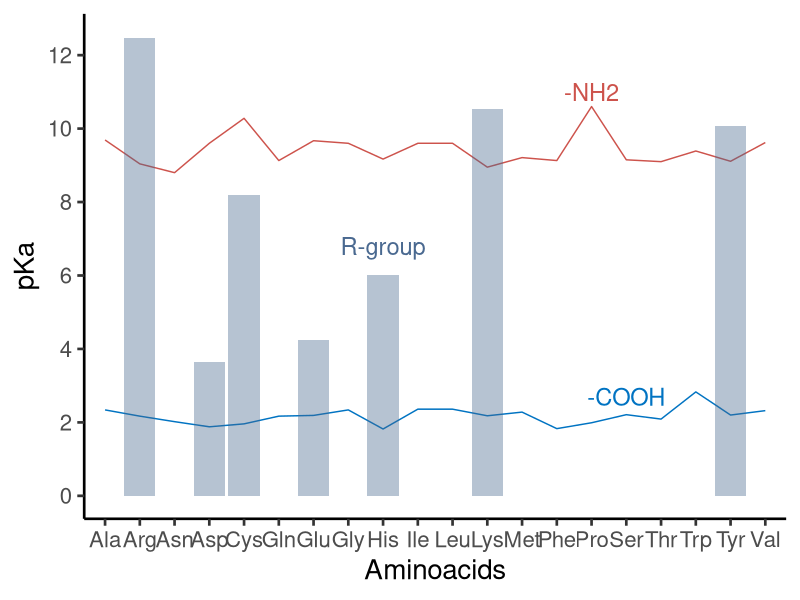
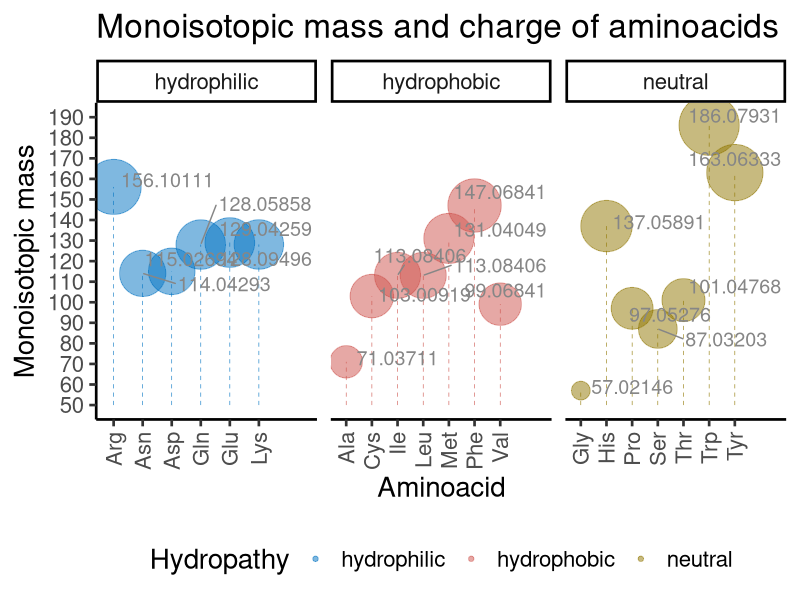

Reproduce these figures in R, in order.
# packages and data
library(tidyverse)
library(ggrepel)
library(kableExtra)
library(seqinr)
aminoacids <- read_tsv("./AAdata.tsv")

# Tabela resumindo as características dos aminoácidos
# summary of aminoacids table
aminoacids %>% 
    select(Name,Abbr,AA, Hydropathy, pKa, pKb, pKx,
            Monoisotopic_Mass, frequency_in_proteins) %>%
    arrange(Hydropathy) %>%
    kbl(caption = "Summary of amino acids properties)",
        align = "c") %>% 
    kable_classic(full_width = F, html_font = "Cambria")

# Functions to calculate the pKa of a peptide, given the one letter code for each amino acid
pKa <- function(x) {
    if (x == "A" || x =="G") {
        return(2.34)
    } else if (x == "V") {
        return(2.32)
    } else if (x == "L" || x == "I") {
        return(2.36)
    } else if (x == "P") {
        return(1.99)
    } else if (x == "F") {
        return(1.83)
    } else if (x == "Y") {
        return(2.20)
    } else if (x == "W") {
        return(2.83)
    } else if (x == "C") {
        return(1.96)
    } else if (x == "M") {
        return(2.28)
    } else if (x == "S") {
        return(2.21)
    } else if (x == "T") {
        return(2.09)
    } else if (x == "N") {
        return(2.02)
    } else if (x == "Q") {
        return(2.17)
    } else if (x == "D") {
        return(1.88)
    } else if (x == "E") {
        return(2.19)
    } else if (x == "K") {
        return(2.18)
    } else if (x == "R") {
        return(2.17)
    } else if (x == "H") {
        return(1.82)
    }
}

pKb <- function(x) {
    if (x == "A") {
        return(9.69)
    } else if (x == "G" || x == "L" ||
               x == "I" || x == "D") {
        return(9.60)
    } else if (x == "C") {
        return(10.28)
    } else if (x == "M") {
        return(9.21)
    } else if (x == "S") {
        return(9.15)
    } else if (x == "T") {
        return(9.10)
    } else if (x == "N") {
        return(8.80)
    } else if (x == "Q" || x == "F") {
        return(9.13)
    } else if (x == "E") {
        return(9.67)
    } else if (x == "K") {
        return(8.95)
    } else if (x == "R") {
        return(9.04)
    } else if (x == "H") {
        return(9.17)
    } else if (x == "V") {
        return(9.62)
    } else if (x == "P") {
        return(10.60)
    } else if (x == "Y") {
        return(9.11)
    } else if (x == "W") {
        return(9.39)
    }
}

pKx <- function(x) {
    if (x == "A" || x == "G" || x == "V" ||
        x == "L" || x == "I" || x == "P" ||
        x == "F" || x == "W" || x == "N" ||
        x == "Q" || x == "S" || x == "T" ||
        x == "M") {
        return(NA)
    } else if (x == "C") {
        return(8.18)
    } else if (x == "Y") {
        return(10.07)
    } else if (x == "D") {
        return(3.65)
    } else if (x == "E") {
        return(4.25)
    } else if (x == "K") {
        return(10.53)
    } else if (x == "R") {
        return(12.48)
    } else if (x == "H") {
        return(6.00)
    }
}

# Function to calculate the monoisotopic mass of a peptide, given the one letter code amino acid
monoisotopic_mass <- function(x) {
    if (x == "A") {
        return(71.03711)
    } else if (x == "C") {
        return(103.00919)
    } else if (x == "D") {
        return(115.02694)
    } else if (x == "E") {
        return(129.04259)
    } else if (x == "F") {
        return(147.06841)
    } else if (x == "G") {
        return(57.02146)
    } else if (x == "H") {
        return(137.05891)
    } else if (x == "I") {
        return(113.08406)
    } else if (x == "K") {
        return(128.09496)
    } else if (x == "L") {
        return(113.08406)
    } else if (x == "M") {
        return(131.04049)
    } else if (x == "N") {
        return(114.04293)
    } else if (x == "P") {
        return(97.05276)
    } else if (x == "Q") {
        return(128.05858)
    } else if (x == "R") {
        return(156.10111)
    } else if (x == "S") {
        return(87.03203)
    } else if (x == "T") {
        return(101.04768)
    } else if (x == "V") {
        return(99.06841)
    } else if (x == "W") {
        return(186.07931)
    } else if (x == "Y") {
        return(163.06333)
    }
}

# function to calculate the isoelectric point for the amino acid, given the one letter code
pI <- function(x) {
    if (x == "A" || x == "G" || x == "V" || x == "L" || x == "I" ||
        x == "P" || x == "F" || x == "Y" || x == "W") {
        return(6.00)
    } else if (x == "C" || x == "M") {
        return(5.07)
    } else if (x == "S" || x == "T") {
        return(5.60)
    } else if (x == "N" || x == "Q") {
        return(5.41)
    } else if (x == "D" || x == "E") {
        return(2.77)
    } else if (x == "K" || x == "R") {
        return(10.53)
    } else if (x == "H") {
        return(7.59)
    }
}

# calculate the monoisotopic mass of a peptide
monoisotopic_pepetide <- function(x) {
    sum <- 0
    for (i in 1:length(x)) {
        sum <- sum + monoisotopic_mass(x[i])
    }
    return(sum)
}

# how to use the monoisotopic_pepetide function
peptideTest <- c("M","A","L","S","T","A","R","T","E","R")
monoisotopic_pepetide(peptideTest)

# plot the pKa values for a given sequence of amino acids
pKa_plot <- function(x) {
    ggplot(aminoacids, aes(x = Abbr)) +
        geom_line(aes(y = pKa, group = 1), color = "#0073C2FF") +
        annotate("text", x = 16, y = 2.7, label = "-COOH",
            color = "#0073C2FF", size = 6) +
        geom_line(aes(y = pKb, group = 2), color = "#CD534CFF") +
        annotate("text", x = 15, y = 11, label = "-NH2",
            color = "#CD534CFF", size = 6) +
        geom_col(aes(y = pKx, group = 3), fill = "#4A6990FF", alpha = 0.4) +
        annotate("text", x = 9, y = 6.8, label = "R-group",
            color = "#4A6990FF", size = 6) +
        scale_y_continuous(limits = c(0, 12.5), breaks = seq(0, 12.5, 2)) +
        labs(x = "Aminoacids", y = "pKa") +
    theme_classic(base_size = 20)
}

# using the function to plot the pKa
# it is necessary to have a data.frame containing the variables pKa, pKb, and pKx
pKa_plot(aminoacids)

# function to plot the monoisotopic mass of the aminoacids coloring by hydropathy
monoiso_plot <- function(x) {
    ggplot(aminoacids, aes(x = Abbr, y = Monoisotopic_Mass,
                    size = Monoisotopic_Mass, color = Hydropathy)) +
            scale_color_manual(values = c("#0073C2FF", "#CD534CFF", "#8F7700FF")) +
    geom_point(alpha = 0.5) +
    guides(colour = "legend", size = FALSE) +
    geom_segment(aes(x = Abbr, xend = Abbr,
                     y = 50, yend = Monoisotopic_Mass),
                     linewidth = 0.2, linetype = "dashed",
                     show.legend = FALSE) +
    geom_text_repel(aes(label = Monoisotopic_Mass),
        color = "#868686FF", size = 5, nudge_x = 2,
            nudge_y = 2, show.legend = FALSE) +
    scale_size(range = c(6, 20)) +
    scale_y_continuous(limits = c(50, 190),
        breaks = seq(50, 190, 10)) +
    labs(x = "Aminoacid", y = "Monoisotopic mass",
         title = "Monoisotopic mass and charge of aminoacids") +
    theme_classic(base_size = 20) +
    theme(axis.text.x = element_text(angle = 90,
                    vjust = 0.5, hjust = 1), legend.position = "bottom") +
                    facet_wrap(~ Hydropathy, ncol = 3, scales = "free_x")
}

# using the function for plot monoisotopic masses and hydropathy
monoiso_plot(aminoacids)
